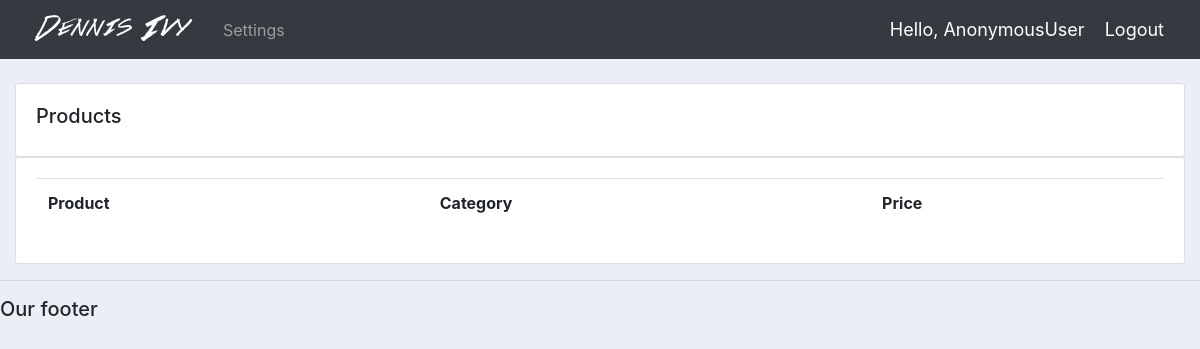
The page /product/ on the database as committed earlier.
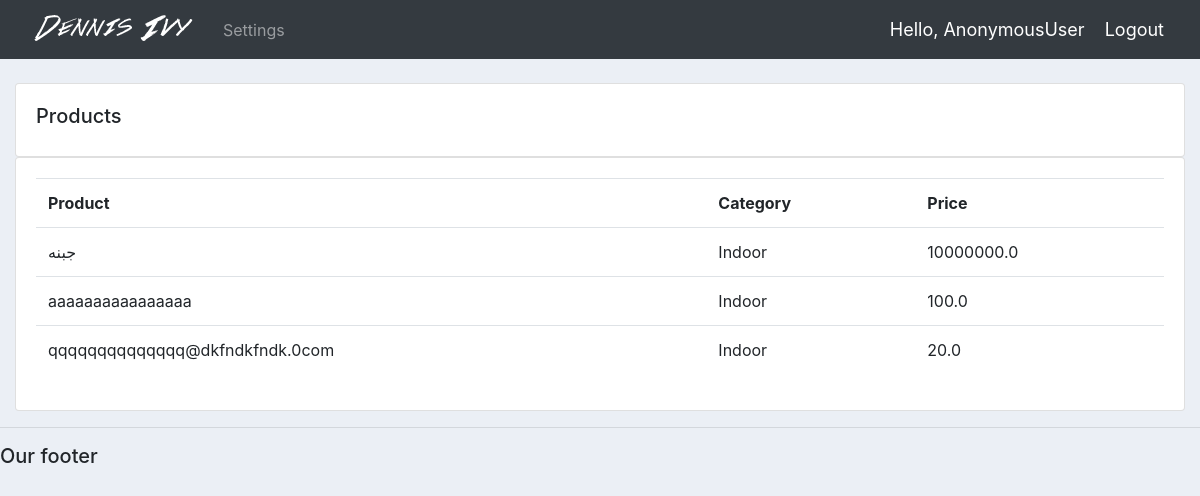
The same page on the database as committed later.
### A1/models.py (models this page shows, shortened)
class Product(models.Model):
    CATEGORY =(
        ('Indoor', 'Indoor'),
        ('Out Door', 'Out Door'),
    )
    name = models.CharField(max_length=200 , null=True)
    price = models.FloatField(null=True)
    category = models.CharField(max_length=200 , null=True,choices=CATEGORY)
    description = models.CharField(max_length=200 , null=True, blank=True)
    date_created = models.DateTimeField(auto_now_add=True , null=True)
    tags = models.ManyToManyField(Tag)

### A1/views.py (the view)
# urls.py: path('product/', Prodects, name='product'),
def Prodects(request):
    products = Product.objects.all()
    return render(request,'accounts/products.html' , {'products': products})

### A1/templates/accounts/products.html
{%  extends 'accounts/main.html' %}
{% block content %}
		<br>
		<div class="row">
			<div class="col-md">
				<div class="card card-body">
					<h5>Products</h5>
				</div>
				<div class="card card-body">
					<table class="table">
						<tr>
							<th>Product</th>
							<th>Category</th>
							<th>Price</th>
						</tr>
						{% for i in products %}
							<tr>
								<td>{{i.name}}</td>
								<td>{{i.category}}</td>
								<td>{{i.price}}</td>
							</tr>
						{% endfor %}
					</table>
				</div>
			</div>
		</div>
{% endblock content %}

Rows that differ between the two databases and show on the page:
added Product: name "جبنه", category "Indoor", price "10000000.0"
added Product: name "aaaaaaaaaaaaaaaa", category "Indoor", price "100.0"
added Product: name "qqqqqqqqqqqqqq@dkfndkfndk.0com", category "Indoor", price "20.0"
